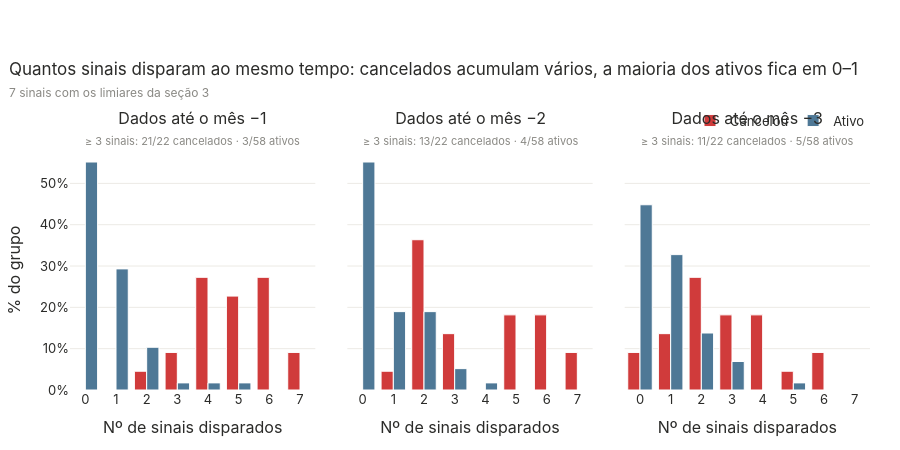

Notebook cell for this chart:
### Markdown cell above
## 5. Combinação de sinais

### Code cell
fig = make_subplots(rows=1, cols=3, shared_yaxes=True, horizontal_spacing=0.04,
                    subplot_titles=[f"Dados até o mês −{k}" for k in (1, 2, 3)])
for c, k in enumerate((1, 2, 3), start=1):
    h = H[H.k == k]
    for st in ORDEM_STATUS:
        cnt = h[h.status == st].n_sinais.value_counts().reindex(range(8), fill_value=0)
        tot = cnt.sum()
        fig.add_trace(go.Bar(x=cnt.index, y=100 * cnt / tot, name=st, legendgroup=st, showlegend=c == 1, marker_color=CORES[st],
                             marker_line=dict(color="white", width=1), customdata=cnt,
                             hovertemplate=f"<b>{st}</b> · até −{k}<br>%{{x}} sinais: %{{customdata}} clientes (%{{y:.0f}}%)<extra></extra>"),
                      row=1, col=c)
    c3 = h[h.status == "Cancelou"].n_sinais.ge(3).sum(); a3 = h[h.status == "Ativo"].n_sinais.ge(3).sum()
    fig.layout.annotations[c - 1].text += f"<br><span style='font-size:11px;color:{CINZA}'>≥ 3 sinais: {c3}/22 cancelados · {a3}/58 ativos</span>"
fig.update_xaxes(dtick=1, title_text="Nº de sinais disparados")
fig.update_yaxes(ticksuffix="%", title_text="% do grupo", row=1, col=1)
fig.update_layout(barmode="group", height=450, margin=dict(t=150),
                  title="Quantos sinais disparam ao mesmo tempo: cancelados acumulam vários, a maioria dos ativos fica em 0–1"
                        + sub("7 sinais com os limiares da seção 3"))
fig.show()

### Figure 1 — Plotly figure (JSON) as saved in the notebook; plotly's stock layout.template omitted (floating-point values rounded to 4 significant figures)
{"data": [{"customdata": [0, 0, 1, 2, 6, 5, 6, 2], "hovertemplate": "<b>Cancelou</b> · até −1<br>%{x} sinais: %{customdata} clientes (%{y:.0f}%)<extra></extra>", "legendgroup": "Cancelou", "marker": {"color": "#d03b3b", "line": {"color": "white", "width": 1}}, "name": "Cancelou", "showlegend": true, "type": "bar", "x": [0, 1, 2, 3, 4, 5, 6, 7], "xaxis": "x", "y": [0.0, 0.0, 4.545, 9.091, 27.27, 22.73, 27.27, 9.091], "yaxis": "y"}, {"customdata": [32, 17, 6, 1, 1, 1, 0, 0], "hovertemplate": "<b>Ativo</b> · até −1<br>%{x} sinais: %{customdata} clientes (%{y:.0f}%)<extra></extra>", "legendgroup": "Ativo", "marker": {"color": "#4e7896", "line": {"color": "white", "width": 1}}, "name": "Ativo", "showlegend": true, "type": "bar", "x": [0, 1, 2, 3, 4, 5, 6, 7], "xaxis": "x", "y": [55.17, 29.31, 10.34, 1.724, 1.724, 1.724, 0.0, 0.0], "yaxis": "y"}, {"customdata": [0, 1, 8, 3, 0, 4, 4, 2], "hovertemplate": "<b>Cancelou</b> · até −2<br>%{x} sinais: %{customdata} clientes (%{y:.0f}%)<extra></extra>", "legendgroup": "Cancelou", "marker": {"color": "#d03b3b", "line": {"color": "white", "width": 1}}, "name": "Cancelou", "showlegend": false, "type": "bar", "x": [0, 1, 2, 3, 4, 5, 6, 7], "xaxis": "x2", "y": [0.0, 4.545, 36.36, 13.64, 0.0, 18.18, 18.18, 9.091], "yaxis": "y2"}, {"customdata": [32, 11, 11, 3, 1, 0, 0, 0], "hovertemplate": "<b>Ativo</b> · até −2<br>%{x} sinais: %{customdata} clientes (%{y:.0f}%)<extra></extra>", "legendgroup": "Ativo", "marker": {"color": "#4e7896", "line": {"color": "white", "width": 1}}, "name": "Ativo", "showlegend": false, "type": "bar", "x": [0, 1, 2, 3, 4, 5, 6, 7], "xaxis": "x2", "y": [55.17, 18.97, 18.97, 5.172, 1.724, 0.0, 0.0, 0.0], "yaxis": "y2"}, {"customdata": [2, 3, 6, 4, 4, 1, 2, 0], "hovertemplate": "<b>Cancelou</b> · até −3<br>%{x} sinais: %{customdata} clientes (%{y:.0f}%)<extra></extra>", "legendgroup": "Cancelou", "marker": {"color": "#d03b3b", "line": {"color": "white", "width": 1}}, "name": "Cancelou", "showlegend": false, "type": "bar", "x": [0, 1, 2, 3, 4, 5, 6, 7], "xaxis": "x3", "y": [9.091, 13.64, 27.27, 18.18, 18.18, 4.545, 9.091, 0.0], "yaxis": "y3"}, {"customdata": [26, 19, 8, 4, 0, 1, 0, 0], "hovertemplate": "<b>Ativo</b> · até −3<br>%{x} sinais: %{customdata} clientes (%{y:.0f}%)<extra></extra>", "legendgroup": "Ativo", "marker": {"color": "#4e7896", "line": {"color": "white", "width": 1}}, "name": "Ativo", "showlegend": false, "type": "bar", "x": [0, 1, 2, 3, 4, 5, 6, 7], "xaxis": "x3", "y": [44.83, 32.76, 13.79, 6.897, 0.0, 1.724, 0.0, 0.0], "yaxis": "y3"}], "layout": {"annotations": [{"font": {"size": 16}, "showarrow": false, "text": "Dados até o mês −1<br><span style='font-size:11px;color:#8a8984'>≥ 3 sinais: 21/22 cancelados · 3/58 ativos</span>", "x": 0.1533, "xanchor": "center", "xref": "paper", "y": 1.0, "yanchor": "bottom", "yref": "paper"}, {"font": {"size": 16}, "showarrow": false, "text": "Dados até o mês −2<br><span style='font-size:11px;color:#8a8984'>≥ 3 sinais: 13/22 cancelados · 4/58 ativos</span>", "x": 0.5, "xanchor": "center", "xref": "paper", "y": 1.0, "yanchor": "bottom", "yref": "paper"}, {"font": {"size": 16}, "showarrow": false, "text": "Dados até o mês −3<br><span style='font-size:11px;color:#8a8984'>≥ 3 sinais: 11/22 cancelados · 5/58 ativos</span>", "x": 0.8467, "xanchor": "center", "xref": "paper", "y": 1.0, "yanchor": "bottom", "yref": "paper"}], "barmode": "group", "height": 450, "margin": {"t": 150}, "title": {"text": "Quantos sinais disparam ao mesmo tempo: cancelados acumulam vários, a maioria dos ativos fica em 0–1<br><span style='font-size:12px;color:#8a8984'>7 sinais com os limiares da seção 3</span>"}, "xaxis": {"anchor": "y", "domain": [0.0, 0.3067], "dtick": 1, "title": {"text": "Nº de sinais disparados"}}, "xaxis2": {"anchor": "y2", "domain": [0.3467, 0.6533], "dtick": 1, "title": {"text": "Nº de sinais disparados"}}, "xaxis3": {"anchor": "y3", "domain": [0.6933, 1.0], "dtick": 1, "title": {"text": "Nº de sinais disparados"}}, "yaxis": {"anchor": "x", "domain": [0.0, 1.0], "ticksuffix": "%", "title": {"text": "% do grupo"}}, "yaxis2": {"anchor": "x2", "domain": [0.0, 1.0], "matches": "y", "showticklabels": false}, "yaxis3": {"anchor": "x3", "domain": [0.0, 1.0], "matches": "y", "showticklabels": false}}}
